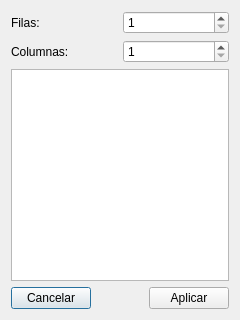
<?xml version="1.0" encoding="UTF-8"?>
<ui version="4.0">
 <class>ConvDialog</class>
 <widget class="QDialog" name="ConvDialog">
  <property name="geometry">
   <rect>
    <x>0</x>
    <y>0</y>
    <width>240</width>
    <height>320</height>
   </rect>
  </property>
  <property name="windowTitle">
   <string>Convolución</string>
  </property>
  <layout class="QVBoxLayout" name="verticalLayout">
   <item>
    <layout class="QHBoxLayout" name="horizontalLayout">
     <item>
      <widget class="QLabel" name="label">
       <property name="text">
        <string>Filas:</string>
       </property>
      </widget>
     </item>
     <item>
      <widget class="QSpinBox" name="spinBoxFilas">
       <property name="minimum">
        <number>1</number>
       </property>
       <property name="maximum">
        <number>10</number>
       </property>
      </widget>
     </item>
    </layout>
   </item>
   <item>
    <layout class="QHBoxLayout" name="horizontalLayout_2">
     <item>
      <widget class="QLabel" name="label_2">
       <property name="text">
        <string>Columnas:</string>
       </property>
      </widget>
     </item>
     <item>
      <widget class="QSpinBox" name="spinBoxColumnas">
       <property name="minimum">
        <number>1</number>
       </property>
       <property name="maximum">
        <number>100</number>
       </property>
      </widget>
     </item>
    </layout>
   </item>
   <item>
    <widget class="QTableWidget" name="tableConv">
     <property name="sizeAdjustPolicy">
      <enum>QAbstractScrollArea::AdjustIgnored</enum>
     </property>
     <attribute name="horizontalHeaderVisible">
      <bool>false</bool>
     </attribute>
     <attribute name="verticalHeaderVisible">
      <bool>false</bool>
     </attribute>
    </widget>
   </item>
   <item>
    <layout class="QHBoxLayout" name="horizontalLayout_3">
     <item>
      <widget class="QPushButton" name="pushButtonCancelar">
       <property name="text">
        <string>Cancelar</string>
       </property>
      </widget>
     </item>
     <item>
      <spacer name="horizontalSpacer">
       <property name="orientation">
        <enum>Qt::Horizontal</enum>
       </property>
       <property name="sizeHint" stdset="0">
        <size>
         <width>40</width>
         <height>20</height>
        </size>
       </property>
      </spacer>
     </item>
     <item>
      <widget class="QPushButton" name="pushButtonAplicar">
       <property name="text">
        <string>Aplicar</string>
       </property>
      </widget>
     </item>
    </layout>
   </item>
  </layout>
 </widget>
 <resources/>
 <connections/>
</ui>
